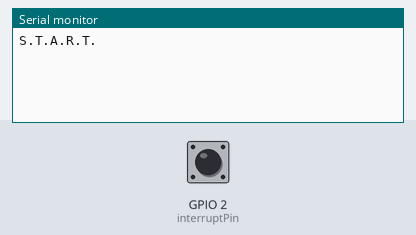
This sketch was run on a simulated ESP8266 (NodeMCU). Shown: the last lines printed to the serial monitor. The inputs (shaded band) are chosen by the test bench; at power-on: GPIO 2 (interruptPin) HIGH.

Above: at 1.2 s.
1.3 s: GPIO 2 (interruptPin) pulled LOW for 0.15 s
At 2.6 s:
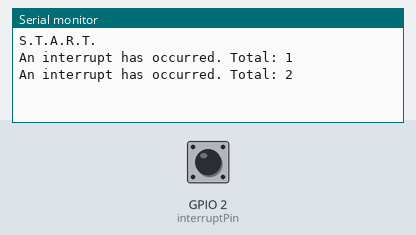
2.9 s: GPIO 2 (interruptPin) pulled LOW for 1 s
At 5.1 s:
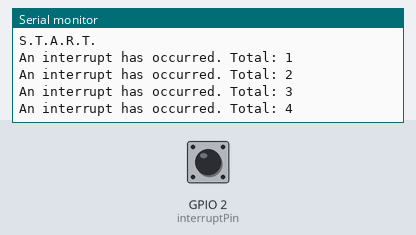
5.4 s: GPIO 2 (interruptPin) pulled LOW for 0.15 s
At 7.0 s:
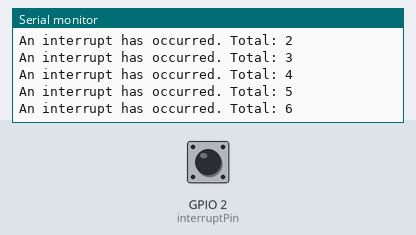
Timing chart, 0 to 8.5 s (numbered marks = the images above; inputs shaded):
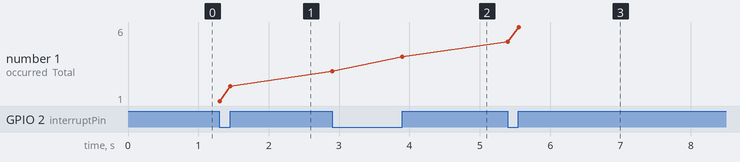

The sketch:

bobber_light.ino
```cpp
void ICACHE_RAM_ATTR handleInterrupt();   //!!! important for external interrupt for ESP8266

const byte interruptPin = 2;
volatile byte interruptCounter = 0;
int numberOfInterrupts = 0;

void setup() {

  Serial.begin(115200);
  pinMode(interruptPin, INPUT_PULLUP);
  Serial.println("\nS.T.A.R.T. ");
  attachInterrupt(digitalPinToInterrupt(interruptPin), handleInterrupt, CHANGE);

}

void handleInterrupt() {
  interruptCounter++;
}

void loop() {

  if(interruptCounter>0){

      interruptCounter--;
      numberOfInterrupts++;

      Serial.print("An interrupt has occurred. Total: ");
      Serial.println(numberOfInterrupts);
  }

}
```

Measured:
- after the input at 1.3 s, the serial monitor: prints a new line at once (image 1)
- after the input at 2.9 s, the serial monitor: prints a new line at once (image 2)
- after the input at 5.4 s, the serial monitor: prints a new line at once (image 3)
- plotted number 1: 2 → 4 after the input at 2.9 s, 4 → 6 after the input at 5.4 s
